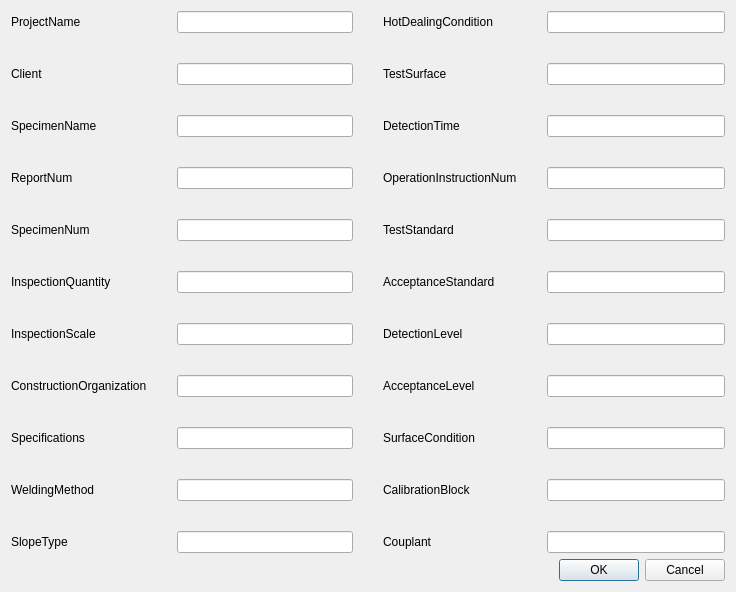
<?xml version="1.0" encoding="UTF-8"?>
<ui version="4.0">
 <class>DialogReportInfoSetting</class>
 <widget class="QDialog" name="DialogReportInfoSetting">
  <property name="geometry">
   <rect>
    <x>0</x>
    <y>0</y>
    <width>736</width>
    <height>564</height>
   </rect>
  </property>
  <property name="windowTitle">
   <string>Dialog</string>
  </property>
  <layout class="QVBoxLayout" name="verticalLayout">
   <item>
    <layout class="QHBoxLayout" name="horizontalLayout">
     <property name="spacing">
      <number>30</number>
     </property>
     <item>
      <layout class="QGridLayout" name="gridLayout">
       <item row="0" column="0">
        <widget class="QLabel" name="ProjectName">
         <property name="text">
          <string>ProjectName</string>
         </property>
        </widget>
       </item>
       <item row="0" column="1">
        <widget class="QLineEdit" name="ProjectNameLine"/>
       </item>
       <item row="1" column="0">
        <widget class="QLabel" name="clientlabel">
         <property name="text">
          <string>Client</string>
         </property>
        </widget>
       </item>
       <item row="1" column="1">
        <widget class="QLineEdit" name="ClientLine"/>
       </item>
       <item row="2" column="0">
        <widget class="QLabel" name="specimenlabel">
         <property name="text">
          <string>SpecimenName</string>
         </property>
        </widget>
       </item>
       <item row="2" column="1">
        <widget class="QLineEdit" name="SpecimenNameLine"/>
       </item>
       <item row="3" column="0">
        <widget class="QLabel" name="ReportNum">
         <property name="text">
          <string>ReportNum</string>
         </property>
        </widget>
       </item>
       <item row="3" column="1">
        <widget class="QLineEdit" name="ReportNumLine"/>
       </item>
       <item row="4" column="0">
        <widget class="QLabel" name="SpecimenNum">
         <property name="text">
          <string>SpecimenNum</string>
         </property>
        </widget>
       </item>
       <item row="4" column="1">
        <widget class="QLineEdit" name="SpecimenNumLine">
         <property name="text">
          <string/>
         </property>
        </widget>
       </item>
       <item row="5" column="0">
        <widget class="QLabel" name="InspectionQuantity">
         <property name="text">
          <string>InspectionQuantity</string>
         </property>
        </widget>
       </item>
       <item row="5" column="1">
        <widget class="QLineEdit" name="InspectionQuantityLine"/>
       </item>
       <item row="6" column="0">
        <widget class="QLabel" name="InspectionScale">
         <property name="text">
          <string>InspectionScale</string>
         </property>
        </widget>
       </item>
       <item row="6" column="1">
        <widget class="QLineEdit" name="InspectionScaleLine"/>
       </item>
       <item row="7" column="0">
        <widget class="QLabel" name="ConstructionOrganization">
         <property name="text">
          <string>ConstructionOrganization</string>
         </property>
        </widget>
       </item>
       <item row="7" column="1">
        <widget class="QLineEdit" name="ConstructionOrganizationLine"/>
       </item>
       <item row="8" column="0">
        <widget class="QLabel" name="Specifications">
         <property name="text">
          <string>Specifications</string>
         </property>
        </widget>
       </item>
       <item row="8" column="1">
        <widget class="QLineEdit" name="SpecificationsLine"/>
       </item>
       <item row="9" column="0">
        <widget class="QLabel" name="WeldingMethod">
         <property name="text">
          <string>WeldingMethod</string>
         </property>
        </widget>
       </item>
       <item row="9" column="1">
        <widget class="QLineEdit" name="WeldingMethodLine"/>
       </item>
       <item row="10" column="0">
        <widget class="QLabel" name="SlopeType">
         <property name="text">
          <string>SlopeType</string>
         </property>
        </widget>
       </item>
       <item row="10" column="1">
        <widget class="QLineEdit" name="SlopeTypeLine"/>
       </item>
      </layout>
     </item>
     <item>
      <layout class="QGridLayout" name="gridLayout_2">
       <item row="0" column="0">
        <widget class="QLabel" name="HotDealingCondition">
         <property name="text">
          <string>HotDealingCondition</string>
         </property>
        </widget>
       </item>
       <item row="0" column="1">
        <widget class="QLineEdit" name="HotDealingConditionLine"/>
       </item>
       <item row="1" column="0">
        <widget class="QLabel" name="TestSurface">
         <property name="text">
          <string>TestSurface</string>
         </property>
        </widget>
       </item>
       <item row="1" column="1">
        <widget class="QLineEdit" name="TestSurfaceLine"/>
       </item>
       <item row="2" column="0">
        <widget class="QLabel" name="DetectionTime">
         <property name="text">
          <string>DetectionTime</string>
         </property>
        </widget>
       </item>
       <item row="2" column="1">
        <widget class="QLineEdit" name="DetectionTimeLine"/>
       </item>
       <item row="3" column="0">
        <widget class="QLabel" name="OperationInstructionNum">
         <property name="text">
          <string>OperationInstructionNum</string>
         </property>
        </widget>
       </item>
       <item row="3" column="1">
        <widget class="QLineEdit" name="OperationInstructionNumLine"/>
       </item>
       <item row="4" column="0">
        <widget class="QLabel" name="TestStandard">
         <property name="text">
          <string>TestStandard</string>
         </property>
        </widget>
       </item>
       <item row="4" column="1">
        <widget class="QLineEdit" name="TestStandardLine"/>
       </item>
       <item row="5" column="0">
        <widget class="QLabel" name="AcceptanceStandard">
         <property name="text">
          <string>AcceptanceStandard</string>
         </property>
        </widget>
       </item>
       <item row="5" column="1">
        <widget class="QLineEdit" name="AcceptanceStandardLine"/>
       </item>
       <item row="6" column="0">
        <widget class="QLabel" name="DetectionLevel">
         <property name="text">
          <string>DetectionLevel</string>
         </property>
        </widget>
       </item>
       <item row="6" column="1">
        <widget class="QLineEdit" name="DetectionLevelLine"/>
       </item>
       <item row="7" column="0">
        <widget class="QLabel" name="AcceptanceLevel">
         <property name="text">
          <string>AcceptanceLevel</string>
         </property>
        </widget>
       </item>
       <item row="7" column="1">
        <widget class="QLineEdit" name="AcceptanceLevelLine"/>
       </item>
       <item row="8" column="0">
        <widget class="QLabel" name="SurfaceCondition">
         <property name="text">
          <string>SurfaceCondition</string>
         </property>
        </widget>
       </item>
       <item row="8" column="1">
        <widget class="QLineEdit" name="SurfaceConditionLine"/>
       </item>
       <item row="9" column="0">
        <widget class="QLabel" name="CalibrationBlock">
         <property name="text">
          <string>CalibrationBlock</string>
         </property>
        </widget>
       </item>
       <item row="9" column="1">
        <widget class="QLineEdit" name="CalibrationBlockLine"/>
       </item>
       <item row="10" column="0">
        <widget class="QLabel" name="ProjectNameLine_13">
         <property name="text">
          <string>Couplant</string>
         </property>
        </widget>
       </item>
       <item row="10" column="1">
        <widget class="QLineEdit" name="CouplantLine"/>
       </item>
      </layout>
     </item>
    </layout>
   </item>
   <item>
    <widget class="QDialogButtonBox" name="buttonBox">
     <property name="orientation">
      <enum>Qt::Horizontal</enum>
     </property>
     <property name="standardButtons">
      <set>QDialogButtonBox::Cancel|QDialogButtonBox::Ok</set>
     </property>
    </widget>
   </item>
  </layout>
 </widget>
 <resources/>
 <connections>
  <connection>
   <sender>buttonBox</sender>
   <signal>accepted()</signal>
   <receiver>DialogReportInfoSetting</receiver>
   <slot>accept()</slot>
   <hints>
    <hint type="sourcelabel">
     <x>248</x>
     <y>254</y>
    </hint>
    <hint type="destinationlabel">
     <x>157</x>
     <y>274</y>
    </hint>
   </hints>
  </connection>
  <connection>
   <sender>buttonBox</sender>
   <signal>rejected()</signal>
   <receiver>DialogReportInfoSetting</receiver>
   <slot>reject()</slot>
   <hints>
    <hint type="sourcelabel">
     <x>316</x>
     <y>260</y>
    </hint>
    <hint type="destinationlabel">
     <x>286</x>
     <y>274</y>
    </hint>
   </hints>
  </connection>
 </connections>
</ui>
